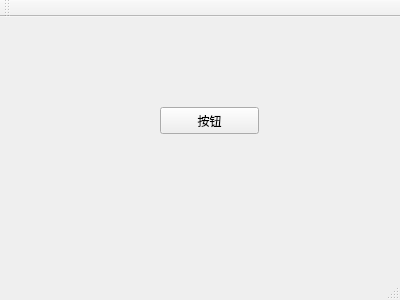
<?xml version="1.0" encoding="UTF-8"?>
<ui version="4.0">
 <class>MainWindow</class>
 <widget class="QMainWindow" name="MainWindow">
  <property name="geometry">
   <rect>
    <x>0</x>
    <y>0</y>
    <width>400</width>
    <height>300</height>
   </rect>
  </property>
  <property name="windowTitle">
   <string>MainWindow</string>
  </property>
  <widget class="QWidget" name="centralWidget">
   <widget class="QPushButton" name="pushButton">
    <property name="geometry">
     <rect>
      <x>160</x>
      <y>90</y>
      <width>99</width>
      <height>27</height>
     </rect>
    </property>
    <property name="text">
     <string>按钮</string>
    </property>
   </widget>
  </widget>
  <widget class="QMenuBar" name="menuBar">
   <property name="geometry">
    <rect>
     <x>0</x>
     <y>0</y>
     <width>400</width>
     <height>25</height>
    </rect>
   </property>
  </widget>
  <widget class="QToolBar" name="mainToolBar">
   <attribute name="toolBarArea">
    <enum>TopToolBarArea</enum>
   </attribute>
   <attribute name="toolBarBreak">
    <bool>false</bool>
   </attribute>
  </widget>
  <widget class="QStatusBar" name="statusBar"/>
 </widget>
 <layoutdefault spacing="6" margin="11"/>
 <resources/>
 <connections/>
</ui>
